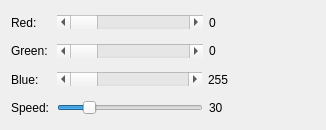
<?xml version="1.0" encoding="UTF-8"?>
<ui version="4.0">
 <class>mainWndClass</class>
 <widget class="QWidget" name="mainWndClass">
  <property name="geometry">
   <rect>
    <x>0</x>
    <y>0</y>
    <width>326</width>
    <height>130</height>
   </rect>
  </property>
  <property name="windowTitle">
   <string>mainWnd</string>
  </property>
  <layout class="QVBoxLayout" name="verticalLayout_3">
   <item>
    <layout class="QHBoxLayout" name="horizontalLayout_5">
     <item>
      <layout class="QVBoxLayout" name="verticalLayout">
       <item>
        <layout class="QHBoxLayout" name="horizontalLayout">
         <item>
          <widget class="QLabel" name="label">
           <property name="sizePolicy">
            <sizepolicy hsizetype="Preferred" vsizetype="Preferred">
             <horstretch>0</horstretch>
             <verstretch>0</verstretch>
            </sizepolicy>
           </property>
           <property name="minimumSize">
            <size>
             <width>40</width>
             <height>0</height>
            </size>
           </property>
           <property name="text">
            <string>Red:</string>
           </property>
          </widget>
         </item>
         <item>
          <widget class="QScrollBar" name="scrollRed">
           <property name="sizePolicy">
            <sizepolicy hsizetype="Expanding" vsizetype="Fixed">
             <horstretch>0</horstretch>
             <verstretch>0</verstretch>
            </sizepolicy>
           </property>
           <property name="maximum">
            <number>255</number>
           </property>
           <property name="value">
            <number>0</number>
           </property>
           <property name="orientation">
            <enum>Qt::Horizontal</enum>
           </property>
          </widget>
         </item>
         <item>
          <widget class="QLabel" name="lblRed">
           <property name="minimumSize">
            <size>
             <width>20</width>
             <height>0</height>
            </size>
           </property>
           <property name="text">
            <string>0</string>
           </property>
          </widget>
         </item>
        </layout>
       </item>
       <item>
        <layout class="QHBoxLayout" name="horizontalLayout_2">
         <item>
          <widget class="QLabel" name="label_2">
           <property name="minimumSize">
            <size>
             <width>40</width>
             <height>0</height>
            </size>
           </property>
           <property name="text">
            <string>Green:</string>
           </property>
          </widget>
         </item>
         <item>
          <widget class="QScrollBar" name="scrollGreen">
           <property name="sizePolicy">
            <sizepolicy hsizetype="Expanding" vsizetype="Fixed">
             <horstretch>0</horstretch>
             <verstretch>0</verstretch>
            </sizepolicy>
           </property>
           <property name="maximum">
            <number>255</number>
           </property>
           <property name="orientation">
            <enum>Qt::Horizontal</enum>
           </property>
          </widget>
         </item>
         <item>
          <widget class="QLabel" name="lblGreen">
           <property name="minimumSize">
            <size>
             <width>20</width>
             <height>0</height>
            </size>
           </property>
           <property name="text">
            <string>0</string>
           </property>
          </widget>
         </item>
        </layout>
       </item>
       <item>
        <layout class="QHBoxLayout" name="horizontalLayout_3">
         <item>
          <widget class="QLabel" name="label_3">
           <property name="minimumSize">
            <size>
             <width>40</width>
             <height>0</height>
            </size>
           </property>
           <property name="text">
            <string>Blue:</string>
           </property>
          </widget>
         </item>
         <item>
          <widget class="QScrollBar" name="scrollBlue">
           <property name="sizePolicy">
            <sizepolicy hsizetype="Expanding" vsizetype="Fixed">
             <horstretch>0</horstretch>
             <verstretch>0</verstretch>
            </sizepolicy>
           </property>
           <property name="maximum">
            <number>255</number>
           </property>
           <property name="orientation">
            <enum>Qt::Horizontal</enum>
           </property>
          </widget>
         </item>
         <item>
          <widget class="QLabel" name="lblBlue">
           <property name="minimumSize">
            <size>
             <width>20</width>
             <height>0</height>
            </size>
           </property>
           <property name="text">
            <string>255</string>
           </property>
          </widget>
         </item>
        </layout>
       </item>
       <item>
        <layout class="QHBoxLayout" name="horizontalLayout_4">
         <item>
          <widget class="QLabel" name="label_4">
           <property name="minimumSize">
            <size>
             <width>40</width>
             <height>0</height>
            </size>
           </property>
           <property name="text">
            <string>Speed:</string>
           </property>
          </widget>
         </item>
         <item>
          <widget class="QSlider" name="sliderSpeed">
           <property name="minimumSize">
            <size>
             <width>100</width>
             <height>0</height>
            </size>
           </property>
           <property name="minimum">
            <number>1</number>
           </property>
           <property name="maximum">
            <number>100</number>
           </property>
           <property name="singleStep">
            <number>2</number>
           </property>
           <property name="value">
            <number>20</number>
           </property>
           <property name="sliderPosition">
            <number>20</number>
           </property>
           <property name="orientation">
            <enum>Qt::Horizontal</enum>
           </property>
           <property name="invertedAppearance">
            <bool>false</bool>
           </property>
           <property name="invertedControls">
            <bool>false</bool>
           </property>
           <property name="tickPosition">
            <enum>QSlider::NoTicks</enum>
           </property>
          </widget>
         </item>
         <item>
          <widget class="QLabel" name="lblSpeed">
           <property name="minimumSize">
            <size>
             <width>20</width>
             <height>0</height>
            </size>
           </property>
           <property name="text">
            <string>30</string>
           </property>
          </widget>
         </item>
        </layout>
       </item>
      </layout>
     </item>
     <item>
      <layout class="QVBoxLayout" name="verticalLayout_2">
       <item>
        <widget class="QLabel" name="lblPic">
         <property name="minimumSize">
          <size>
           <width>80</width>
           <height>80</height>
          </size>
         </property>
         <property name="frameShadow">
          <enum>QFrame::Plain</enum>
         </property>
         <property name="text">
          <string/>
         </property>
        </widget>
       </item>
       <item>
        <spacer name="verticalSpacer">
         <property name="orientation">
          <enum>Qt::Vertical</enum>
         </property>
         <property name="sizeHint" stdset="0">
          <size>
           <width>20</width>
           <height>40</height>
          </size>
         </property>
        </spacer>
       </item>
      </layout>
     </item>
    </layout>
   </item>
  </layout>
 </widget>
 <layoutdefault spacing="6" margin="11"/>
 <resources>
  <include location="mainwnd.qrc"/>
 </resources>
 <connections/>
</ui>
